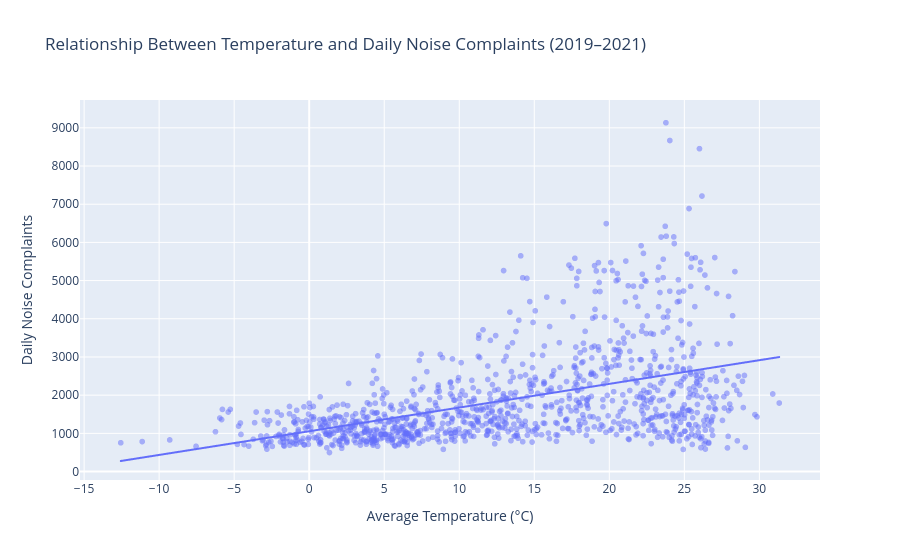

Notebook cell for this chart:
### Markdown cell above
## Supporting Visualization: Temperature vs Noise Complaints (Scatterplot)

The scatterplot below shows the direct relationship between temperature and daily noise complaints.

A regression line is included to highlight the trend.

### Interpretation

- There is a **clear upward-sloping trend**, indicating that higher temperatures are associated with more noise complaints.
- Days with temperatures above ~20°C show noticeably higher complaint counts.
- Colder days (below 0°C) rarely see high noise activity.

### Key Takeaways

1. **Temperature is strongly correlated with noise activity.**  
   Warmer days lead to more outdoor socializing, open windows, nightlife, and street activity.

2. **Behavioral patterns shifted during COVID (2020).**  
   Even warm days in 2020 experienced fewer complaints than warm days in 2019 or 2021.

3. **The relationship holds across all three years**, suggesting a robust connection between weather and noise-related behavior in NYC.

### Code cell
import plotly.express as px

fig_scatter = px.scatter(
    merged,
    x="avg_temp",
    y="noise_count",
    trendline="ols",
    opacity=0.5,
    title="Relationship Between Temperature and Daily Noise Complaints (2019–2021)",
    labels={
        "avg_temp": "Average Temperature (°C)",
        "noise_count": "Daily Noise Complaints"
    }
)

fig_scatter.show()

### Figure 1 — Plotly figure (JSON) as saved in the notebook; plotly's stock layout.template omitted (floating-point values rounded to 4 significant figures; data arrays with more than 128 entries replaced by an {"elided": "..."} marker saying what was removed)
{"data": [{"hovertemplate": "Average Temperature (°C)=%{x}<br>Daily Noise Complaints=%{y}<extra></extra>", "legendgroup": "", "marker": {"color": "#636efa", "opacity": 0.5, "symbol": "circle"}, "mode": "markers", "name": "", "showlegend": false, "type": "scattergl", "x": {"elided": "1096 float values"}, "xaxis": "x", "y": {"elided": "1096 int values"}, "yaxis": "y"}, {"hovertemplate": "<b>OLS trendline</b><br>noise_count = 62.0269 * avg_temp + 1055.1<br>R<sup>2</sup>=0.216882<br><br>Average Temperature (°C)=%{x}<br>Daily Noise Complaints=%{y} <b>(trend)</b><extra></extra>", "legendgroup": "", "marker": {"color": "#636efa", "symbol": "circle"}, "mode": "lines", "name": "", "showlegend": false, "type": "scattergl", "x": {"elided": "1096 float values"}, "xaxis": "x", "y": {"elided": "1096 float values"}, "yaxis": "y"}], "layout": {"legend": {"tracegroupgap": 0}, "title": {"text": "Relationship Between Temperature and Daily Noise Complaints (2019–2021)"}, "xaxis": {"anchor": "y", "domain": [0, 1], "title": {"text": "Average Temperature (°C)"}}, "yaxis": {"anchor": "x", "domain": [0, 1], "title": {"text": "Daily Noise Complaints"}}}}
